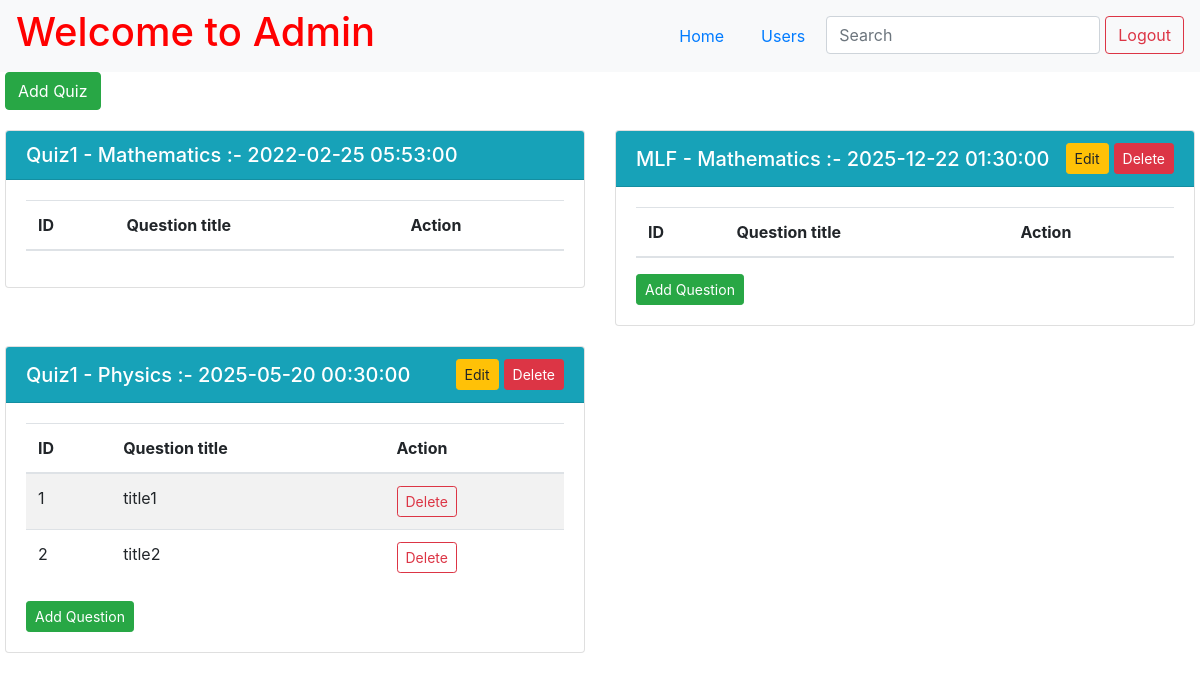
/admin/quiz (signed in), run on an earlier commit of the app's database.
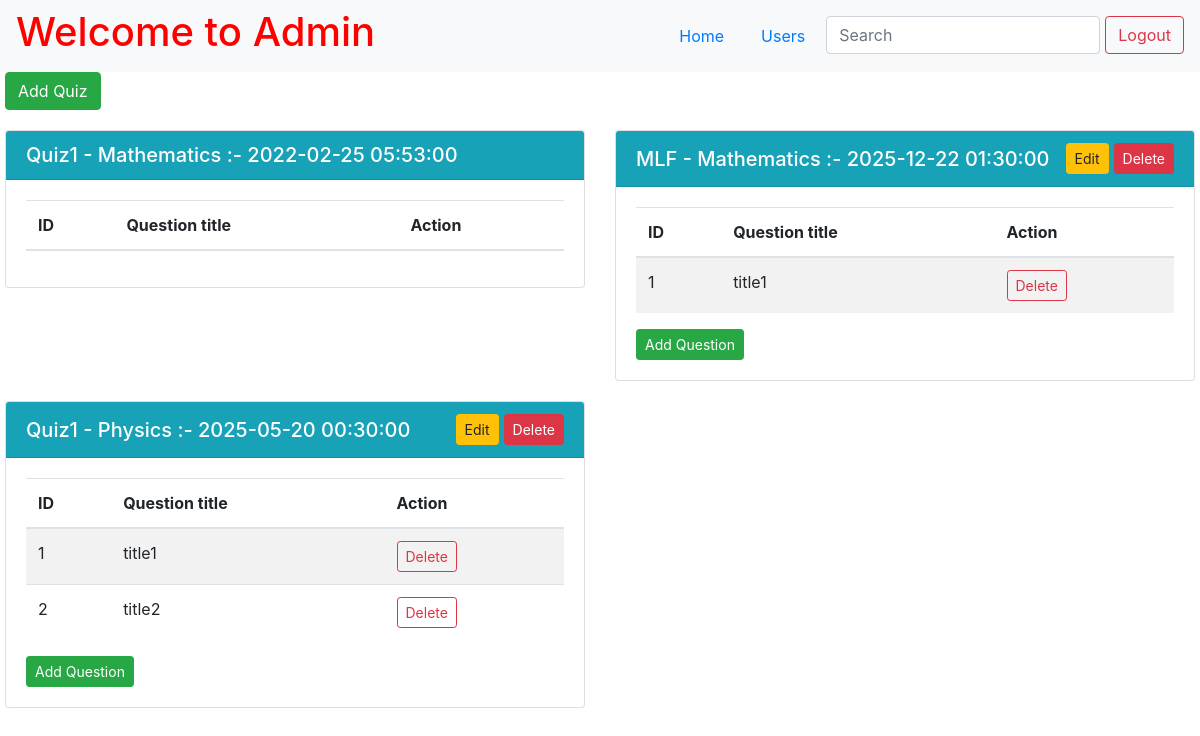
And on a later commit of the database.
### app.py (models this page shows)
class Quiz(db.Model):
    id = db.Column(db.Integer, primary_key=True)
    subject_id = db.Column(db.Integer, db.ForeignKey("subject.id"), nullable=False)
    name = db.Column(db.String(), nullable=False)
    quiz_date = db.Column(db.Date, nullable=False)
    time_duration = db.Column(db.Time, nullable=False)
    question = db.relationship('Quizwisequestion', backref="quiz")
    score = db.relationship('Score', backref="quiz")

class Subject(db.Model):
    id = db.Column(db.Integer, primary_key=True)
    name = db.Column(db.String(255), nullable=False)
    description = db.Column(db.String())
    chapter = db.relationship('Chapter', backref='subject')
    quiz = db.relationship('Quiz', backref="subject")

class Question(db.Model):
    id = db.Column(db.Integer, primary_key=True)
    chapter_id = db.Column(db.Integer, db.ForeignKey("chapter.id"), nullable=False)
    title = db.Column(db.String(255), nullable=False)
    statement = db.Column(db.String(), nullable=False, unique=True)
    option1 = db.Column(db.String(), nullable=False)
    option2 = db.Column(db.String(), nullable=False)
    option3 = db.Column(db.String(), nullable=False)
    option4 = db.Column(db.String(), nullable=False)
    correct_option = db.Column(db.Integer, nullable=False)
    quiz = db.relationship('Quizwisequestion', backref="question")

### app.py (the view)
@app.route("/admin/quiz")
def admin_quiz():
    if 'username' in session:
        admin = Admin.query.filter_by(username=session["username"]).first()
        if not admin:
            flash("Invalid Credentials!", "error")
            return redirect(url_for("index"))
    else:
        return redirect(url_for("index"))
    subjects = Subject.query.all()
    subject_data = []
    for subject in subjects:
        quizzes = [
            {
                "id": quiz.id,
                "name": quiz.name,
                "quiz_date": quiz.quiz_date,
                "time_duration": quiz.time_duration,
                "quizwisequestions": db.session.query(Question).join(Quizwisequestion).filter(Question.id == Quizwisequestion.question_id).filter_by(quiz_id=quiz.id).all(),
                "subjectwisequestions": db.session.query(Question.statement, Question.id).join(Chapter).join(Subject).filter(Question.chapter_id == Chapter.id).filter(Subject.id == Chapter.subject_id).filter(Subject.id == subject.id).all()
            }
            for quiz in Quiz.query.filter_by(subject_id=subject.id).all()
        ]
        subject_data.append({
            "id": subject.id,
            "name": subject.name,
            "description": subject.description,
            "quizzes": quizzes
        })
    return render_template("admin_quiz.html", subjects=subject_data, current_time=datetime.now().date())

### app.py (called while the page is built)
@app.after_request
def add_header(response):
    response.headers['Cache-Control'] = 'no-store, no-cache, must-revalidate, post-check=0, pre-check=0, max-age=0'
    response.headers['Pragma'] = 'no-cache'
    response.headers['Expires'] = '-1'
    return response

### templates/admin_quiz.html (shortened to what this page needs)
{% extends 'base.html' %}
{% block content %}
<div class="page-wrapper">
    <nav class="navbar navbar-expand-lg navbar-light bg-light">
        <a href="/admin/dashboard" style="text-decoration: none; color: red;">
            <h1>Welcome to Admin</h1>
        </a>
        <ul class="nav ml-auto">
            <li class="nav-item">
                <a class="nav-link" href="/admin/dashboard">Home</a>
            </li>
            <li class="nav-item">
                <a class="nav-link" href="/admin/users">Users</a>
            </li>
            <li class="nav-item">
                <input class="form-control" type="search" placeholder="Search" aria-label="Search" name="q"
                    hx-get="{{url_for('admin_search', type='quiz')}}" hx-trigger="keyup changed delay:500ms" hx-target="#search-results">
            </li>
            <li>
                <form action="/logout" class="d-inline">
                    <button type="submit" class="btn btn-outline-danger">Logout</button>
                </form>
            </li>
        </ul>
    </nav>
    <div class="container-custom">
        <div>
            <button type="button" id="add-quiz" class="btn btn-success" data-toggle="modal" data-target="#addQuiz">
                Add Quiz
            </button>
        </div>
        <div id="search-results">
            {% if not search %}
            {% include 'quiz.html' %}
            {% endif %}
        </div>
    </div>
</div>
{% endblock %}

### templates/quiz.html (shortened to what this page needs)
<div class="quiz-container row">
    {% for subject in subjects %}
    {% for quiz in subject.quizzes %}
    <div class="col-md-6 quiz-card">
        <div class="card">
            <div class="card-header bg-info text-white d-flex align-items-center justify-content-between">
                <h5 class="card-title m-0">{{ quiz.name }} - {{ subject.name }} :- {{ quiz.quiz_date }} {{
                    quiz.time_duration }}</h5>
                <div class="d-flex align-items-center">
                    {% if quiz.quiz_date>current_time %}
                    <button type="button" class="btn btn-warning btn-sm edit_button" data-toggle="modal"
                        data-target="#editQuiz{{ quiz.id }}">
                        Edit
                    </button>
                    <form action="/quiz/delete/{{ quiz.id }}" method="post"
                        onsubmit="return confirm('Are you sure you want to delete this quiz?');" class="mb-0">
                        <button class="btn btn-danger btn-sm" type="submit">Delete</button>
                    </form>
                    {% endif %}
                </div>
            </div>
            <div class="card-body d-flex flex-column">
                <table class="table table-striped mb-0">
                    <thead>
                        <tr>
                            <th>ID</th>
                            <th>Question title</th>
                            <th>Action</th>
                        </tr>
                    </thead>
                    <tbody>
                        {% for question in quiz.quizwisequestions %}
                        <tr>
                            <td>{{ loop.index }}</td>
                            <td>{{ question.title }}</td>
                            <td>
                                <div class="d-flex align-items-center">
                                    <form action="/quiz/question/delete/{{ quiz.id }}" method="post"
                                        class="mb-0">
                                        <button class="btn btn-outline-danger btn-sm"
                                            type="submit">Delete</button>
                                    </form>
                                </div>
                            </td>
                        </tr>
                        {% endfor %}
                    </tbody>
                </table>
                <div class="text-end mt-3">
                    {% if quiz.quiz_date>current_time %}
                    <button type="button" class="btn btn-success btn-sm" data-toggle="modal"
                        data-target="#appendQuestion{{ subject.id }}{{ quiz.id }}">
                        Add Question
                    </button>
                    {% endif %}
                </div>
            </div>
        </div>
    </div>
    {% endfor %}
    {% endfor %}
</div>

What changed in the data, as far as the page shows it:
added Question: title "title1", shown under Quiz "MLF"
